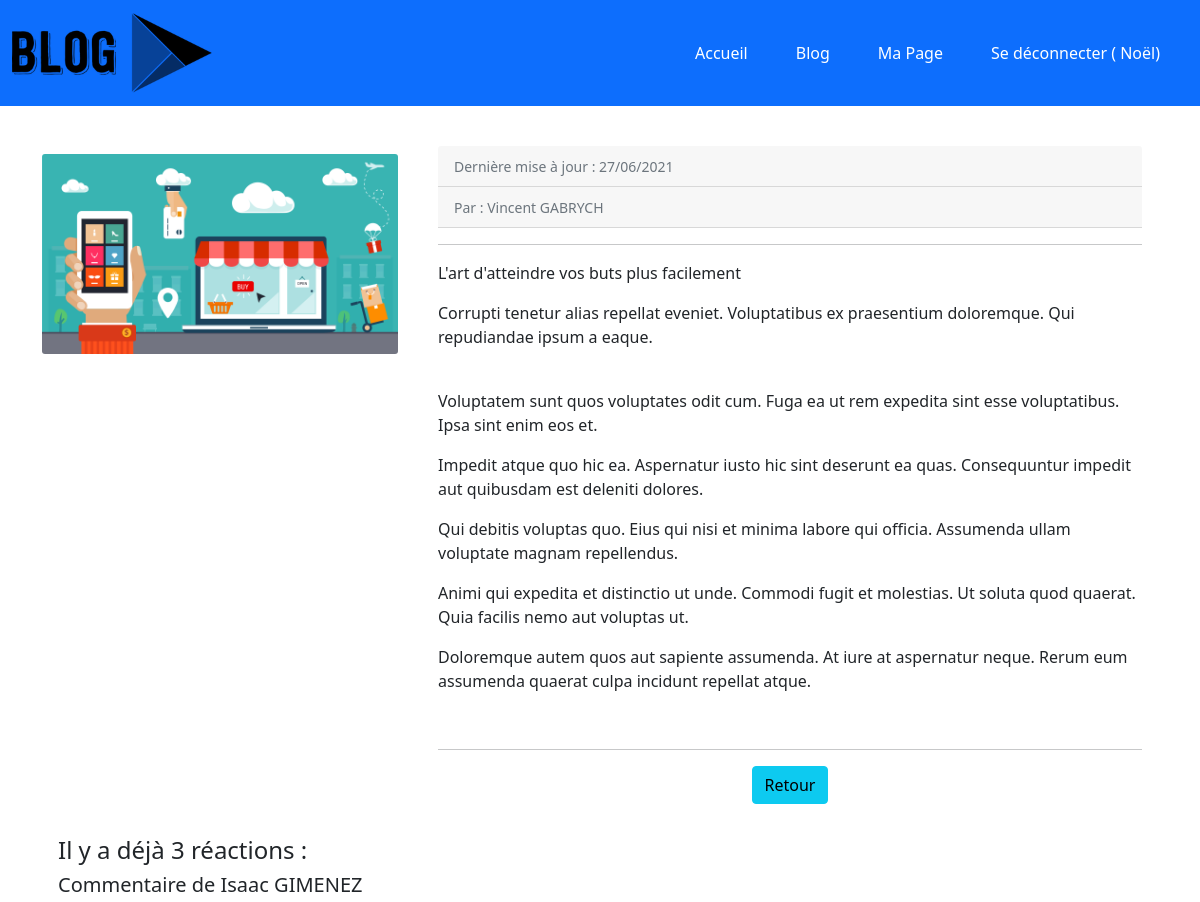
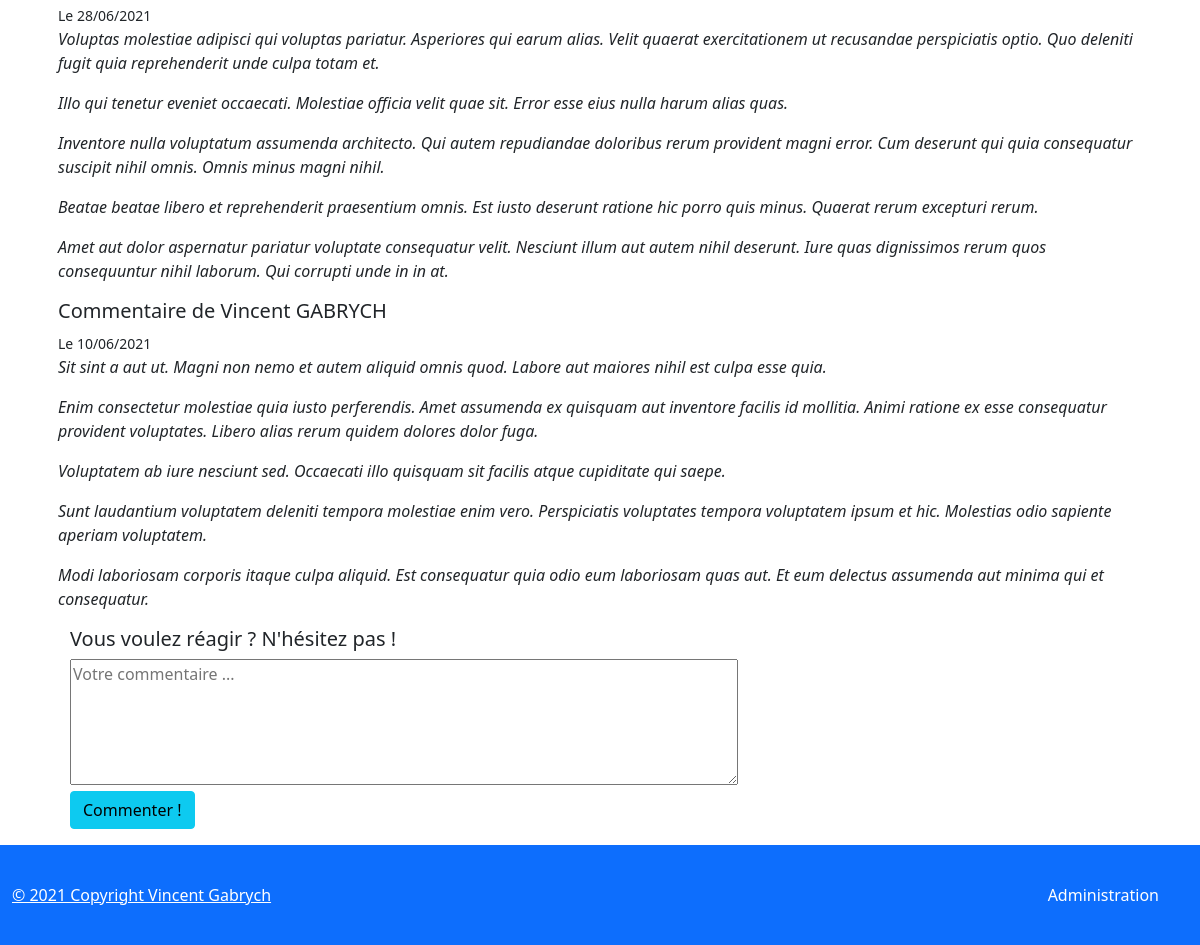
The page /index.php?controller=ArticleController&task=showOneArticle&id=3 (signed in) on the database its author committed (2 pictures, top to bottom).
### tables this page shows
CREATE TABLE IF NOT EXISTS `articles` (
  `id` int(11) NOT NULL AUTO_INCREMENT,
  `title` varchar(255) DEFAULT NULL,
  `chapo` varchar(255) DEFAULT NULL,
  `content` longtext,
  `user_id` int(11) NOT NULL,
  `created_at` datetime DEFAULT NULL,
  `posted` tinyint(1) DEFAULT NULL,
  PRIMARY KEY (`id`),
  KEY `fk_posts_Users_idx` (`user_id`)
);

CREATE TABLE IF NOT EXISTS `comments` (
  `id` int(11) NOT NULL AUTO_INCREMENT,
  `author_id` int(11) NOT NULL,
  `article_id` int(11) NOT NULL,
  `content` longtext,
  `created_at` datetime DEFAULT NULL,
  `publied` tinyint(1) DEFAULT NULL,
  PRIMARY KEY (`id`),
  KEY `fk_comments_Users1_idx` (`author_id`),
  KEY `fk_comments_posts1_idx` (`article_id`)
);

### libraries/Renderer.php (called while the page is built, shortened)
<?php
class Renderer
{
public static function render(string $path, array $variables = []): void
    {
        extract($variables);
        require('templates/' . $path . '.html.php');
        require('templates/home/layout.html.php');
    }
}

### libraries/controllers/ArticleController.php (called while the page is built, shortened)
<?php
require_once('libraries/services/BlogService.php');
require_once('libraries/renderer.php');
class ArticleController
{
    public function showOneArticle()
    {
        $id = filter_input(INPUT_GET, 'id', FILTER_VALIDATE_INT);
        $article = (new BlogService())->getOneArticleWithComments($id);
        $avm = new ArticleViewModel();
        $avm->article = $article;
        \Renderer::render('articles/show', compact('avm'));
    }
}

### libraries/Application.php (called while the page is built, shortened)
<?php
class Application
{
     public static function process()
    {
            $taskName = self::getTaskName();
            $controller = new $controllerName();
            $controller->$taskName();
    }
    private static function getTaskName(): string
    {
        $taskName = filter_input(INPUT_GET, "task", FILTER_SANITIZE_SPECIAL_CHARS);
        return $taskName;
    }
}

### index.php (called while the page is built, shortened)
<?php
require_once('libraries/Application.php');
Application::process();

### DataBase/Database.php (called while the page is built)
<?php
class Database
{
    public static function getPdo(int $errorMode =  PDO::ERRMODE_EXCEPTION, int $fetchMode = PDO::FETCH_ASSOC): PDO
    {
        return new PDO('mysql:host=localhost;dbname=projet5;charset=utf8', 'root', 'root', [
            PDO::ATTR_ERRMODE => $errorMode,
            PDO::ATTR_DEFAULT_FETCH_MODE => $fetchMode
        ]);
    }
}

### libraries/services/BlogService.php (called while the page is built, shortened)
<?php
require_once('libraries/Repositories/ArticleRepository.php');
require_once('libraries/Repositories/CommentRepository.php');
require_once('libraries/Models/model/Article.Model.php');
require_once('libraries/Models/model/CommentWithNameModel.php');
require_once('libraries/Models/model/User.Model.php');
class BlogService
{
    public function getOneArticleWithComments(int $id) : ?ArticleModel
    {
        $articleRepo = new ArticleRepository();
        $commentRepo = new CommentRepository();
        $userRepo = new UserRepository();
        $articleEntity = $articleRepo->getOneArticle($id);
        $commentsEntities = $commentRepo->getCommentsByArticleId($id);
        $userArticleEntity = $userRepo->getUserById($articleEntity->getUserId());
        $userModel = new UserModel();
        $userModel->setId($userArticleEntity->getId());
        $userModel->setFirstname(ucfirst(strtolower($userArticleEntity->getFirstname()) ));
        $userModel->setLastname(strtoupper($userArticleEntity->getLastname()));
        $userModel->setEmail($userArticleEntity->getEmail());
        $userModel->setFullname($userModel->getFirstname() . ' ' . $userModel->getLastname());
        $userModel->setRole($userArticleEntity->getRole());
        $commentsModel = [];
        foreach($commentsEntities as $c)
        {
            $cm = new CommentWithNameModel();
            $cm->setId($c->getId());
            $CommentsUserEntity = $userRepo->getUserById($c->getAuthorId());
            $userCommentModel = new UserModel();
            $userCommentModel->setId($CommentsUserEntity->getId());
            $userCommentModel->setFirstname(ucfirst(strtolower($CommentsUserEntity->getFirstname()) ));
            $userCommentModel->setLastname(strtoupper($CommentsUserEntity->getLastname()));
            $cm->setFullname($userCommentModel->getFirstname() ."  ". $userCommentModel->getLastname() );
            $cm->setArticleId($c->getArticleId());
            $cm->setContent($c->getContent());
            $cm->setCreatedAt($c->getCreatedAt());
            $cm->setPublied($c->getPublied());
            $cm->setCensored( strpos($cm->getContent(), 'http://') !== false );
            array_push($commentsModel, $cm);
        }
        $articleModel = new ArticleModel();
        $articleModel->setAllComments($commentsModel);
        $articleModel->setAuthor($userModel);
        $articleModel->setChapo($articleEntity->getChapo());
        $articleModel->setContent($articleEntity->getContent());
        $articleModel->setCreatedAt($articleEntity->getCreatedAt());
        $articleModel->setId($articleEntity->getId());
        $articleModel->setPosted($articleEntity->getPosted());
        $interval = date_diff($articleModel->getCreatedAt(), new DateTime('now'));
        $articleModel->setRecent( $interval->format('%a') < 31 );
        $articleModel->setTitle($articleEntity->getTitle());
        return $articleModel;
    }
}

### libraries/Repositories/ArticleRepository.php (called while the page is built, shortened)
<?php
require_once('DataBase/database.php');
class ArticleRepository
{
    public function __construct()
    {
        $this->pdo = \Database::getPdo();
    }
    private function toArticleEntity($line): ArticleEntity {
        $article = new ArticleEntity();
        $article->setId(intval($line['id']));
        $article->setTitle($line['title']);
        $article->setChapo($line['chapo']);
        $article->setContent($line['content']);
        $article->setUserId(intval($line['user_id']));
        $article->setCreatedAt(new DateTime($line['created_at']));
        $article->setPosted($line['posted'] === null ? false : $line['posted']);
        return $article;
    }
    public function getOneArticle(int $id): ?ArticleEntity
    {
        $query = $this->pdo->prepare("SELECT a.* FROM articles as a where a.id = :id");
        $query->execute(['id' => $id]);
        $articleLine = $query->fetch();
        $article = null;
        if ($articleLine !== false) {
            $article = $this->toArticleEntity($articleLine);
        }
        return $article;
    }
}

### libraries/models/Model/Article.Model.php (called while the page is built, shortened)
<?php
class ArticleModel
{
    private $id;
    private $title;
    private $chapo;
    private $content;
    private $createdAt;
    private $allComments;
    private $author;
    public function getId(): int
    {
        return $this->id;
    }
    public function setId(int $id)
    {
        $this->id = $id;
    }
    public function getTitle(): string
    {
        return $this->title;
    }
    public function setTitle(string $title)
    {
        $this->title = $title;
    }
    public function getChapo(): string
    {
        return $this->chapo;
    }
    public function setChapo(string $chapo)
    {
        $this->chapo = $chapo;
    }
    public function getContent(): string
    {
        return $this->content;
    }
    public function setContent(string $content)
    {
        $this->content = $content;
    }
    public function getCreatedAt(): DateTime
    {
        return $this->createdAt;
    }
    public function setCreatedAt(DateTime $createdAt)
    {
        $this->createdAt = $createdAt;
    }
    public function getAllComments(): array
    {
        return $this->allComments;
    }
    public function setAllComments(array $comments)
    {
        $this->allComments = $comments;
    }
    public function getAuthor(): ?UserModel
    {
        return $this->author;
    }
    public function setAuthor(UserModel $author)
    {
        $this->author = $author;
    }
}

### libraries/models/Model/User.model.php (called while the page is built, shortened)
<?php
class UserModel
{
    private $fullname;
    public function getFullname() : string
    {
        return $this->fullname;
    }
    public function setFullname(string $fullname)
    {
        $this->fullname = $fullname;
    }
}

### libraries/models/Model/CommentWithNameModel.php (called while the page is built, shortened)
<?php
require_once('libraries/models/model/User.model.php');
class CommentWithNameModel extends UserModel
{
    private $content;
    private $createdAt;
    private $publied;
    public function getContent(): string
    {
        return $this->content;
    }
    public function setContent(string $content): void
    {
        $this->content = $content;
    }
    public function getCreatedAt(): DateTime
    {
        return $this->createdAt;
    }
    public function setCreatedAt(DateTime $createdAt): void
    {
        $this->createdAt = $createdAt;
    }
    public function isPublied(): bool
    {
        return $this->publied;
    }
    public function setPublied(bool $publied): void
    {
        $this->publied = $publied;
    }
}

### libraries/Repositories/CommentRepository.php (called while the page is built, shortened)
<?php
require_once('DataBase/database.php');
class CommentRepository
{
    public function __construct()
    {
        $this->pdo = \Database::getPdo();
    }
    public function getCommentsByArticleId(int $id): array
    {
        $query = $this->pdo->prepare(
            " SELECT c.* FROM Comments as c Where c.article_id= :id ORDER BY created_At DESC"
        );
        $query->execute(['id' => $id]);
        $allComments = [];
        while ($commentLine = $query->fetch()) {
            $comment = new CommentEntity();
            $comment->setId($commentLine['id']);
            $comment->setAuthorId($commentLine['author_id']);
            $comment->setArticleId($commentLine['article_id']);
            $comment->setContent($commentLine['content']);
            $comment->setCreatedAt(new DateTime($commentLine['created_at']));
            $comment->setPublied($commentLine['publied'] === null ? false:$commentLine['publied']);
            array_push($allComments, $comment);
        }
        return $allComments;
    }
}

### templates/articles/show.html.php (the view)
<div class="row">
        <Div class="col-lg-4">
            <br>
            <img class="card-img" src="/img/posts/<?php echo $avm->article->getId() ?>.jpg" >
        </div>
        <div class="col-lg-8">
            <div class="card-body">
                    <div class="card-header"><small class="text-muted">Dernière mise à jour : <?= $avm->article->getCreatedAt()->format('d/m/Y') ?></small></div>
                    <div class="card-header"><small class="text-muted">Par : <?= $avm->article->getAuthor()->getFullname() ?></small></div>
                    <hr>
                    <div class="mb-3"><?= $avm->article->getTitle() ?></div>
                    <div class="mb-3"><?= $avm->article->getChapo() ?></div>
                    <br>
                    <div class="mb-3"><?= $avm->article->getContent() ?></div>
                    <br>
                    <hr>
                    <div class="col-auto text-center">
                    <a href="index.php?controller=ArticleController&task=showAllArticlesWithPagination" class="btn btn-info">Retour </a>
                    </div>
            </div>
        </div>
</div>
<div class="card-body Comment">
    <?php if (count($avm->article->getAllComments()) === 0) : ?>
        <h4>Il n'y a pas encore de commentaires pour cet article ... SOYEZ LE PREMIER ! :D</h4>
    <?php else : ?>
        <h4>Il y a déjà <?= count($avm->article->getAllComments()) ?> réactions : </h4>
        <?php foreach ($avm->article->getAllComments() as $commentaire) : if ($commentaire->isPublied() == 1){  ?>
            <h5>Commentaire de <?= $commentaire->getFullname() ?></h5>
            <small>Le <?= $commentaire->getCreatedAt()->format('d/m/Y') ?></small>
            <blockquote>
                <em><?= $commentaire->getContent() ?></em>
            </blockquote>
        <?php } endforeach ?>
    <?php endif ?>
    <div class="container">
    <?php if(!empty($_SESSION))
                    {
                        include $avm->commentBlock;
                    }
        ?>
    </div>
</div>

### assets/css/style.css (style rules this page uses)
body { min-height: 100vh; position: relative; margin: 0; box-sizing: border-box; }
.container { width: auto; padding: 0 15px; }

### rows shown on the page
articles: title "L'art d'atteindre vos buts plus facilement", chapo "Corrupti tenetur alias repellat eveniet. Voluptatibus ex praesentium doloremque. Qui repudiandae ipsum a eaque.", content "Voluptatem sunt quos voluptates odit cum. Fuga ea ut rem expedita sint esse voluptatibus. Ipsa sint enim eos et. Impedit atque quo hic ea. Aspernatur iusto hic sint deserunt ea quas. Consequuntur impedit aut quibusdam est deleniti dolores. Qui debitis voluptas quo. Eius qui nisi et minima labore qui officia. Assumenda ullam voluptate magnam repellendus. Animi qui expedita et distinctio ut unde. Commodi fugit et molestias. Ut soluta quod quaerat. Quia facilis nemo aut voluptas ut. Doloremque autem quos aut sapiente assumenda. At iure at aspernatur neque. Rerum eum assumenda quaerat culpa incidunt repellat atque."
comments: Fullname "Isaac GIMENEZ", format "28/06/2021", content "Voluptas molestiae adipisci qui voluptas pariatur. Asperiores qui earum alias. Velit quaerat exercitationem ut recusandae perspiciatis optio. Quo deleniti fugit quia reprehenderit unde culpa totam et. Illo qui tenetur eveniet occaecati. Molestiae officia velit quae sit. Error esse eius nulla harum alias quas. Inventore nulla voluptatum assumenda architecto. Qui autem repudiandae doloribus rerum provident magni error. Cum deserunt qui quia consequatur suscipit nihil omnis. Omnis minus magni nihil. Beatae beatae libero et reprehenderit praesentium omnis. Est iusto deserunt ratione hic porro quis minus. Quaerat rerum excepturi rerum. Amet aut dolor aspernatur pariatur voluptate consequatur…"
comments: Fullname "Vincent GABRYCH", format "10/06/2021", content "Sit sint a aut ut. Magni non nemo et autem aliquid omnis quod. Labore aut maiores nihil est culpa esse quia. Enim consectetur molestiae quia iusto perferendis. Amet assumenda ex quisquam aut inventore facilis id mollitia. Animi ratione ex esse consequatur provident voluptates. Libero alias rerum quidem dolores dolor fuga. Voluptatem ab iure nesciunt sed. Occaecati illo quisquam sit facilis atque cupiditate qui saepe. Sunt laudantium voluptatem deleniti tempora molestiae enim vero. Perspiciatis voluptates tempora voluptatem ipsum et hic. Molestias odio sapiente aperiam voluptatem. Modi laboriosam corporis itaque culpa aliquid. Est consequatur quia odio eum laboriosam quas aut. Et eum…"

### other values the page prints
$_SESSION['first_name'] "Noël"
$avm->article->getCreatedAt()->format('d/m/Y') "27/06/2021"
$avm->article->getAuthor()->getFullname() "Vincent GABRYCH"
count($avm->article->getAllComments()) "3"
